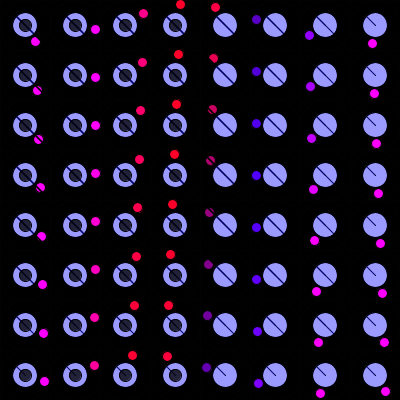
Frame 1 (no input)
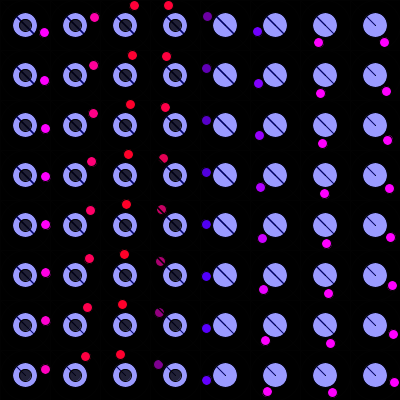
Frame 60 (the mouse pressed at the canvas centre just before this capture)
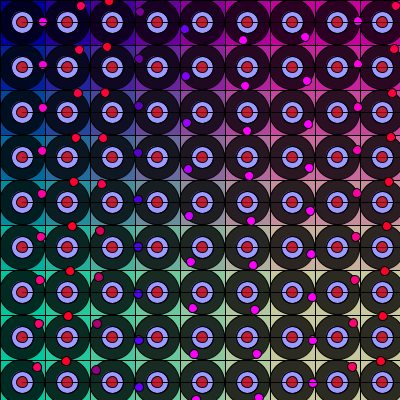
Frame 120 (the mouse held since frame 60 and released just before this capture)

The Processing sketch that drew these frames (run headless with seeded random() and noise(); from frame 60 on, the mouse is pressed at the canvas centre):

// Processing sketch: processing_163276
// ── processing_163276.pde

//circular motion based off of http://www.openprocessing.org/sketch/106191
int h = 50;
int constant = 24;
float angle = 0.5;
int scalar = 20;
float speed = 0.1;

void setup() {
  background(0);
  size(400,400);
  smooth();
  noStroke();
 

}

void draw() {
  background(0); 
 
 


  for(int i = 0; i <= width; i = i += h) {
  for(int j = 0; j <= height; j = j += h) {
    fill(i,j,mouseX,mouseY);
    stroke(2);
    rect(i,j,h,h);
    }
  }
  
  for(int i = h/2; i <= width; i = i += h) {
  for(int j = h/2; j <= height; j = j += h) {
    fill(0,0,0,200);
    stroke(2);
    ellipse(i,j,h,h);
    }
  }
  
  for(int i = h/2; i <= width; i = i += h) {
  for(int j = h/2; j <= height; j = j += h) {
    fill(255);
    stroke(2);
    ellipse(i,j,h/2,h/2);
    }
  }
  
  //circular motion based off of Heisei from openprocessing.org

   for(int i = h/2; i <= width; i = i += h) {
  for(int j = h/2; j <= height; j = j += h) {
  float x = constant + sin(angle) * scalar;
  float y = constant + cos(angle) * scalar;
  fill(x*20,0,y*10,x+1000);
  ellipse(i+x-23,j+y-25,h/5,h/5);
  angle = angle + speed;
  
  }
   }
  
    for(int i = h/2; i <= width; i = i += h) {
  for(int j = h/2; j <= height; j = j += h) {
    fill(255,0,0,255);
    stroke(2);
    line(i+(mouseX-200),j+(mouseY-200),i,j);
    }
  }
  
 
  
  //green circles
  for(int i = h/2; i <= width+400; i = i += h) {
  for(int j = h/2; j <= height+400; j = j += h) {
    fill(0,0,255,100);
    stroke(2);
    ellipse(i+(mouseX)-200,j+(mouseY)-200,h/2,h/2);
    }
  }
  
  for(int i = h/2; i <= width; i = i += h) {
  for(int j = h/2; j <= height; j = j += h) {
    fill(55,0,0,255);
    stroke(2);
    line(i+(mouseX/2),j+(0),i,j);
    }
  }
  
  for(int i = h/2; i <= width; i = i += h) {
  for(int j = h/2; j <= height; j = j += h) {
    fill(mouseX,0,0,200);
    stroke(2);
    ellipse(i+(mouseY-200),j+(0),h/4,h/4);
    }
  }
  
  
  
  
  
}

void mousePressed() {
  h -= 5;

  
}
 
